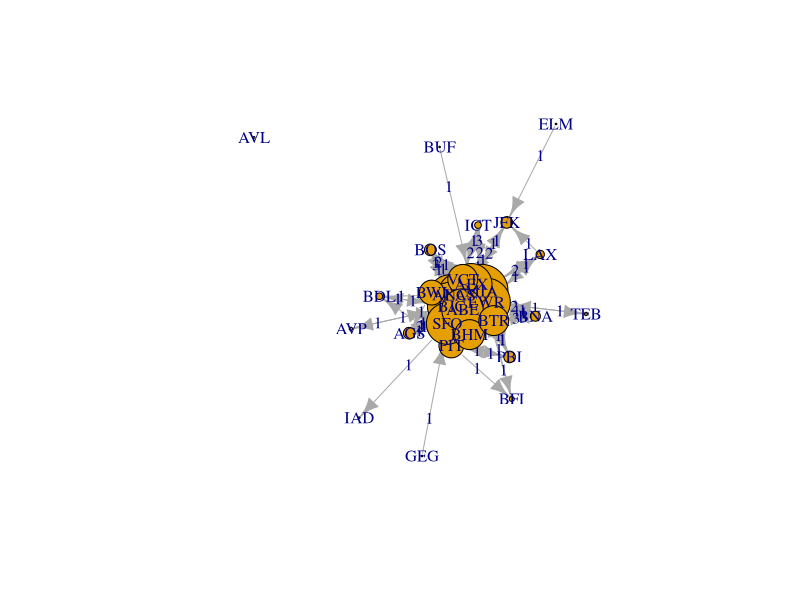
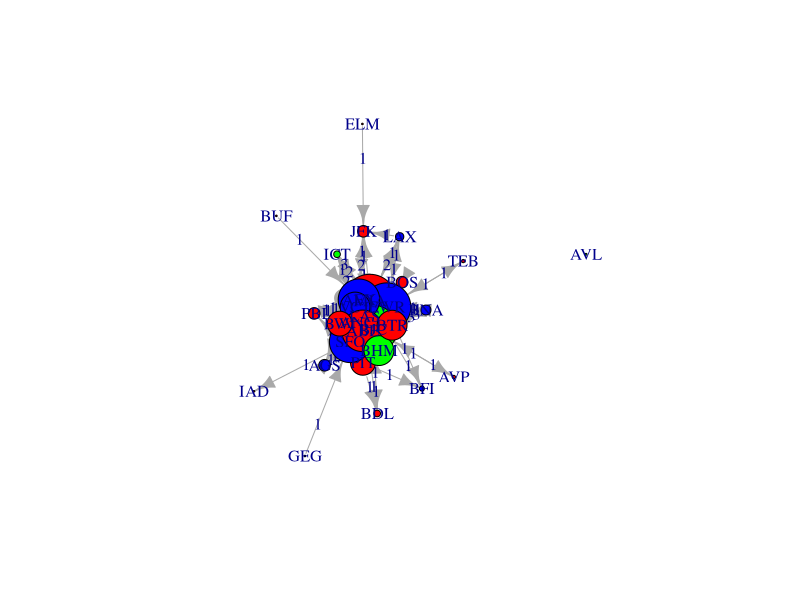

Reproduce these figures in R, in order.
#1
airports.df <- read.csv("airports.csv", row.names = 1)

#2
airports.mat <- as.matrix(airports.df)

#3
library(igraph)
g <- graph.adjacency(airports.mat, mode = "directed", weighted = TRUE)

#4
V(g)

#5
E(g)$weight

#6
plot(g, edge.label=round(E(g)$weight), edge.width = E(g)$weight, vertex.label = V(g)$name, vertex.size = degree(g))

#7
regions.df <- read.csv("region.csv")

#8
gnodes.attributes <- regions.df[match(V(g)$name, regions.df$name),]
V(g)$region <- as.character(gnodes.attributes$region)

#9
color.mat <- cbind(c("E","W","C"), c("red","blue","green"))
V(g)$color <- color.mat[match(V(g)$region, color.mat[,1]), 2]
plot(g, edge.label=round(E(g)$weight), edge.width = E(g)$weight, vertex.label = V(g)$name, vertex.color = V(g)$color, vertex.size = degree(g))